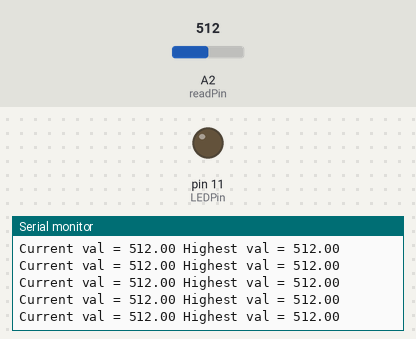
The sketch below on a simulated Arduino Uno, built with avr-gcc and run on an emulated ATmega328P. Parts: output pins drawn as LEDs (lit = HIGH), the last lines printed to the serial monitor. The inputs (shaded band) are chosen by the test bench; at power-on: A2 (readPin) = 512.

Above: at 1.2 s.
1.3 s: A2 (readPin) set to 105
At 1.41 s:
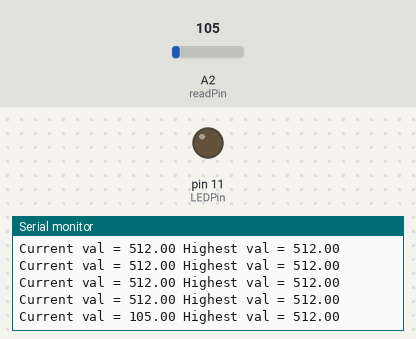
2.8 s: A2 (readPin) set to 93
At 2.8 s:
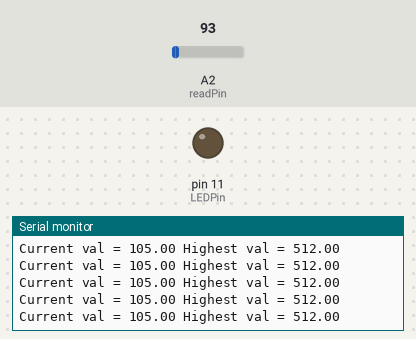
Timing chart, 0 to 5.8 s (numbered marks = the images above; inputs shaded):
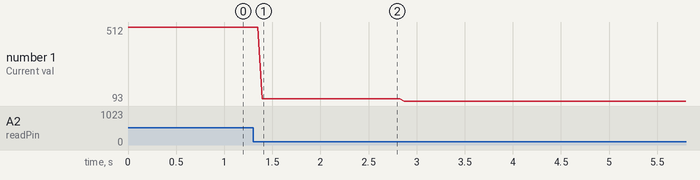

Measured:
- after the input at 1.3 s, the serial monitor: prints a new line after 0.09 s (image 1)
- plotted number 1: 512 → 105 after the input at 1.3 s, 105 → 93 after the input at 2.8 s

The sketch:

Light_dependent_LED.ino
```cpp
int const readPin = A2;
int const LEDPin = 11;
double readValue = 0.0;
float vaoltage = 0.0;
float highest = 0.0;
bool LEDon = false;
int count = 0;
int const delayTime = 500;
int const dimmingDelay = 50;
int const timeOfConstantENV = 8000;
float lastChangeUp = 0;
float lastChangeDown = 0;
void setup() {
  // put your setup code here, to run once:
  pinMode (readPin, INPUT);
  pinMode (LEDPin, OUTPUT);
  Serial.begin(9600);
}

void loop() {
  // put your main code here, to run repeatedly:
  readValue = analogRead (readPin);
  Serial.print ("Current val = ");
  Serial.print (readValue);
  Serial.print (" Highest val = ");
  if (readValue > highest){
    highest = readValue;
  }

  Serial.println (highest);
  if ( readValue < 10 ) {
    lastChangeUp = millis();
  }
  if (readValue >= 10){
    lastChangeDown = millis();
  }
  if ((lastChangeDown - lastChangeUp + timeOfConstantENV) < 0){
    LEDon = true;
  }
  if ((lastChangeDown - lastChangeUp - timeOfConstantENV) > 0){
    LEDon = false;
  }
  if (LEDon) {
    while (count <= 255){
    analogWrite (LEDPin, count);
    delay (dimmingDelay);
    count = count + 5;
    }
  }else {
    while (count >= 0){
      analogWrite (LEDPin, count);
      delay (dimmingDelay);
      count  = count - 5;
    }
  }
}
```
